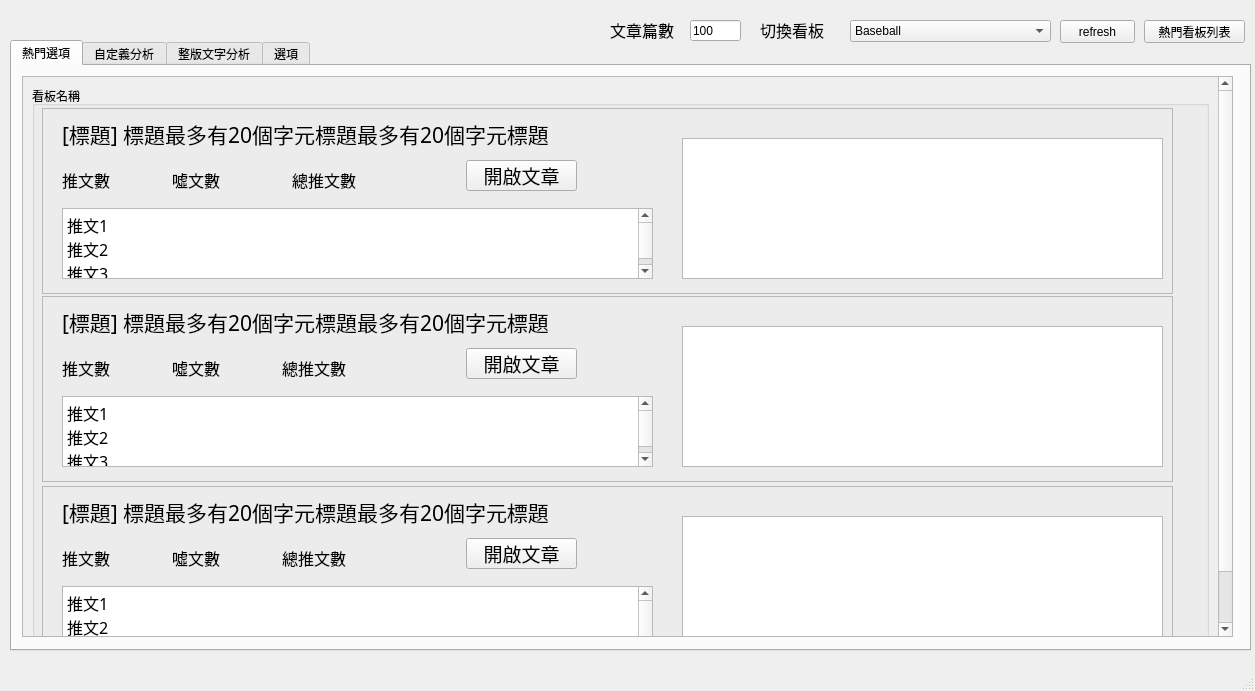
<?xml version="1.0" encoding="UTF-8"?>
<ui version="4.0">
 <class>MainWindow</class>
 <widget class="QMainWindow" name="MainWindow">
  <property name="geometry">
   <rect>
    <x>0</x>
    <y>0</y>
    <width>1255</width>
    <height>691</height>
   </rect>
  </property>
  <property name="windowTitle">
   <string>MainWindow</string>
  </property>
  <widget class="QWidget" name="centralwidget">
   <widget class="QPushButton" name="pushButton">
    <property name="geometry">
     <rect>
      <x>1144</x>
      <y>20</y>
      <width>101</width>
      <height>23</height>
     </rect>
    </property>
    <property name="text">
     <string>熱門看板列表</string>
    </property>
   </widget>
   <widget class="QTabWidget" name="tabWidget">
    <property name="geometry">
     <rect>
      <x>10</x>
      <y>40</y>
      <width>1241</width>
      <height>611</height>
     </rect>
    </property>
    <property name="layoutDirection">
     <enum>Qt::LeftToRight</enum>
    </property>
    <property name="currentIndex">
     <number>0</number>
    </property>
    <widget class="QWidget" name="tab">
     <attribute name="title">
      <string>熱門選項</string>
     </attribute>
     <widget class="QScrollArea" name="scrollArea">
      <property name="geometry">
       <rect>
        <x>10</x>
        <y>10</y>
        <width>1211</width>
        <height>561</height>
       </rect>
      </property>
      <property name="minimumSize">
       <size>
        <width>0</width>
        <height>0</height>
       </size>
      </property>
      <property name="verticalScrollBarPolicy">
       <enum>Qt::ScrollBarAsNeeded</enum>
      </property>
      <property name="horizontalScrollBarPolicy">
       <enum>Qt::ScrollBarAsNeeded</enum>
      </property>
      <property name="widgetResizable">
       <bool>true</bool>
      </property>
      <widget class="QWidget" name="scrollAreaWidgetContents_2">
       <property name="geometry">
        <rect>
         <x>0</x>
         <y>0</y>
         <width>1192</width>
         <height>618</height>
        </rect>
       </property>
       <layout class="QGridLayout" name="gridLayout">
        <item row="0" column="0">
         <widget class="QGroupBox" name="groupBox_3">
          <property name="minimumSize">
           <size>
            <width>1100</width>
            <height>600</height>
           </size>
          </property>
          <property name="title">
           <string>看板名稱</string>
          </property>
          <widget class="QFrame" name="frame_1">
           <property name="geometry">
            <rect>
             <x>10</x>
             <y>22</y>
             <width>1131</width>
             <height>186</height>
            </rect>
           </property>
           <property name="frameShape">
            <enum>QFrame::StyledPanel</enum>
           </property>
           <property name="frameShadow">
            <enum>QFrame::Raised</enum>
           </property>
           <widget class="QTextBrowser" name="textBrowser_1">
            <property name="geometry">
             <rect>
              <x>20</x>
              <y>100</y>
              <width>591</width>
              <height>71</height>
             </rect>
            </property>
            <property name="font">
             <font>
              <family>Microsoft JhengHei</family>
             </font>
            </property>
            <property name="html">
             <string>&lt;!DOCTYPE HTML PUBLIC &quot;-//W3C//DTD HTML 4.0//EN&quot; &quot;http://www.w3.org/TR/REC-html40/strict.dtd&quot;&gt;
&lt;html&gt;&lt;head&gt;&lt;meta name=&quot;qrichtext&quot; content=&quot;1&quot; /&gt;&lt;style type=&quot;text/css&quot;&gt;
p, li { white-space: pre-wrap; }
&lt;/style&gt;&lt;/head&gt;&lt;body style=&quot; font-family:'Microsoft JhengHei'; font-size:9pt; font-weight:400; font-style:normal;&quot;&gt;
&lt;p style=&quot; margin-top:0px; margin-bottom:0px; margin-left:0px; margin-right:0px; -qt-block-indent:0; text-indent:0px;&quot;&gt;&lt;span style=&quot; font-family:'PMingLiU'; font-size:12pt;&quot;&gt;推文1&lt;/span&gt;&lt;/p&gt;
&lt;p style=&quot; margin-top:0px; margin-bottom:0px; margin-left:0px; margin-right:0px; -qt-block-indent:0; text-indent:0px;&quot;&gt;&lt;span style=&quot; font-family:'PMingLiU'; font-size:12pt;&quot;&gt;推文2&lt;/span&gt;&lt;/p&gt;
&lt;p style=&quot; margin-top:0px; margin-bottom:0px; margin-left:0px; margin-right:0px; -qt-block-indent:0; text-indent:0px;&quot;&gt;&lt;span style=&quot; font-family:'PMingLiU'; font-size:12pt;&quot;&gt;推文3&lt;/span&gt;&lt;/p&gt;&lt;/body&gt;&lt;/html&gt;</string>
            </property>
           </widget>
           <widget class="QLabel" name="label_1">
            <property name="geometry">
             <rect>
              <x>130</x>
              <y>60</y>
              <width>111</width>
              <height>21</height>
             </rect>
            </property>
            <property name="font">
             <font>
              <family>Microsoft JhengHei</family>
             </font>
            </property>
            <property name="text">
             <string>&lt;html&gt;&lt;head/&gt;&lt;body&gt;&lt;p&gt;&lt;span style=&quot; font-size:12pt;&quot;&gt;噓文數&lt;/span&gt;&lt;/p&gt;&lt;/body&gt;&lt;/html&gt;</string>
            </property>
           </widget>
           <widget class="QPushButton" name="pushButton_1">
            <property name="geometry">
             <rect>
              <x>424</x>
              <y>52</y>
              <width>111</width>
              <height>31</height>
             </rect>
            </property>
            <property name="font">
             <font>
              <family>Microsoft JhengHei</family>
              <pointsize>14</pointsize>
             </font>
            </property>
            <property name="text">
             <string>開啟文章</string>
            </property>
           </widget>
           <widget class="QLabel" name="label_2">
            <property name="geometry">
             <rect>
              <x>250</x>
              <y>60</y>
              <width>121</width>
              <height>21</height>
             </rect>
            </property>
            <property name="font">
             <font>
              <family>Microsoft JhengHei</family>
             </font>
            </property>
            <property name="text">
             <string>&lt;html&gt;&lt;head/&gt;&lt;body&gt;&lt;p&gt;&lt;span style=&quot; font-size:12pt;&quot;&gt;總推文數&lt;/span&gt;&lt;/p&gt;&lt;/body&gt;&lt;/html&gt;</string>
            </property>
           </widget>
           <widget class="QLabel" name="label_3">
            <property name="geometry">
             <rect>
              <x>20</x>
              <y>60</y>
              <width>111</width>
              <height>21</height>
             </rect>
            </property>
            <property name="font">
             <font>
              <family>Microsoft JhengHei</family>
             </font>
            </property>
            <property name="text">
             <string>&lt;html&gt;&lt;head/&gt;&lt;body&gt;&lt;p&gt;&lt;span style=&quot; font-size:12pt;&quot;&gt;推文數&lt;/span&gt;&lt;/p&gt;&lt;/body&gt;&lt;/html&gt;</string>
            </property>
           </widget>
           <widget class="QLabel" name="label_4">
            <property name="geometry">
             <rect>
              <x>20</x>
              <y>10</y>
              <width>491</width>
              <height>31</height>
             </rect>
            </property>
            <property name="font">
             <font>
              <family>Microsoft JhengHei</family>
             </font>
            </property>
            <property name="text">
             <string>&lt;html&gt;&lt;head/&gt;&lt;body&gt;&lt;p&gt;&lt;span style=&quot; font-size:16pt;&quot;&gt;[標題] 標題最多有20個字元標題最多有20個字元標題&lt;/span&gt;&lt;/p&gt;&lt;/body&gt;&lt;/html&gt;</string>
            </property>
           </widget>
           <widget class="QGraphicsView" name="graphicsView_5">
            <property name="geometry">
             <rect>
              <x>640</x>
              <y>30</y>
              <width>481</width>
              <height>141</height>
             </rect>
            </property>
            <property name="font">
             <font>
              <family>Microsoft JhengHei</family>
             </font>
            </property>
           </widget>
          </widget>
          <widget class="QFrame" name="frame_2">
           <property name="geometry">
            <rect>
             <x>10</x>
             <y>210</y>
             <width>1131</width>
             <height>186</height>
            </rect>
           </property>
           <property name="frameShape">
            <enum>QFrame::StyledPanel</enum>
           </property>
           <property name="frameShadow">
            <enum>QFrame::Raised</enum>
           </property>
           <widget class="QLabel" name="label_5">
            <property name="geometry">
             <rect>
              <x>240</x>
              <y>60</y>
              <width>111</width>
              <height>21</height>
             </rect>
            </property>
            <property name="font">
             <font>
              <family>Microsoft JhengHei</family>
             </font>
            </property>
            <property name="text">
             <string>&lt;html&gt;&lt;head/&gt;&lt;body&gt;&lt;p&gt;&lt;span style=&quot; font-size:12pt;&quot;&gt;總推文數&lt;/span&gt;&lt;/p&gt;&lt;/body&gt;&lt;/html&gt;</string>
            </property>
           </widget>
           <widget class="QTextBrowser" name="textBrowser_2">
            <property name="geometry">
             <rect>
              <x>20</x>
              <y>100</y>
              <width>591</width>
              <height>71</height>
             </rect>
            </property>
            <property name="font">
             <font>
              <family>Microsoft JhengHei</family>
             </font>
            </property>
            <property name="html">
             <string>&lt;!DOCTYPE HTML PUBLIC &quot;-//W3C//DTD HTML 4.0//EN&quot; &quot;http://www.w3.org/TR/REC-html40/strict.dtd&quot;&gt;
&lt;html&gt;&lt;head&gt;&lt;meta name=&quot;qrichtext&quot; content=&quot;1&quot; /&gt;&lt;style type=&quot;text/css&quot;&gt;
p, li { white-space: pre-wrap; }
&lt;/style&gt;&lt;/head&gt;&lt;body style=&quot; font-family:'Microsoft JhengHei'; font-size:9pt; font-weight:400; font-style:normal;&quot;&gt;
&lt;p style=&quot; margin-top:0px; margin-bottom:0px; margin-left:0px; margin-right:0px; -qt-block-indent:0; text-indent:0px;&quot;&gt;&lt;span style=&quot; font-family:'PMingLiU'; font-size:12pt;&quot;&gt;推文1&lt;/span&gt;&lt;/p&gt;
&lt;p style=&quot; margin-top:0px; margin-bottom:0px; margin-left:0px; margin-right:0px; -qt-block-indent:0; text-indent:0px;&quot;&gt;&lt;span style=&quot; font-family:'PMingLiU'; font-size:12pt;&quot;&gt;推文2&lt;/span&gt;&lt;/p&gt;
&lt;p style=&quot; margin-top:0px; margin-bottom:0px; margin-left:0px; margin-right:0px; -qt-block-indent:0; text-indent:0px;&quot;&gt;&lt;span style=&quot; font-family:'PMingLiU'; font-size:12pt;&quot;&gt;推文3&lt;/span&gt;&lt;/p&gt;&lt;/body&gt;&lt;/html&gt;</string>
            </property>
           </widget>
           <widget class="QLabel" name="label_6">
            <property name="geometry">
             <rect>
              <x>20</x>
              <y>10</y>
              <width>491</width>
              <height>31</height>
             </rect>
            </property>
            <property name="font">
             <font>
              <family>Microsoft JhengHei</family>
             </font>
            </property>
            <property name="text">
             <string>&lt;html&gt;&lt;head/&gt;&lt;body&gt;&lt;p&gt;&lt;span style=&quot; font-size:16pt;&quot;&gt;[標題] 標題最多有20個字元標題最多有20個字元標題&lt;/span&gt;&lt;/p&gt;&lt;/body&gt;&lt;/html&gt;</string>
            </property>
           </widget>
           <widget class="QLabel" name="label_7">
            <property name="geometry">
             <rect>
              <x>20</x>
              <y>60</y>
              <width>111</width>
              <height>21</height>
             </rect>
            </property>
            <property name="font">
             <font>
              <family>Microsoft JhengHei</family>
             </font>
            </property>
            <property name="text">
             <string>&lt;html&gt;&lt;head/&gt;&lt;body&gt;&lt;p&gt;&lt;span style=&quot; font-size:12pt;&quot;&gt;推文數&lt;/span&gt;&lt;/p&gt;&lt;/body&gt;&lt;/html&gt;</string>
            </property>
           </widget>
           <widget class="QGraphicsView" name="graphicsView_6">
            <property name="geometry">
             <rect>
              <x>640</x>
              <y>30</y>
              <width>481</width>
              <height>141</height>
             </rect>
            </property>
            <property name="font">
             <font>
              <family>Microsoft JhengHei</family>
             </font>
            </property>
           </widget>
           <widget class="QPushButton" name="pushButton_2">
            <property name="geometry">
             <rect>
              <x>424</x>
              <y>52</y>
              <width>111</width>
              <height>31</height>
             </rect>
            </property>
            <property name="font">
             <font>
              <family>Microsoft JhengHei</family>
              <pointsize>14</pointsize>
             </font>
            </property>
            <property name="text">
             <string>開啟文章</string>
            </property>
           </widget>
           <widget class="QLabel" name="label_8">
            <property name="geometry">
             <rect>
              <x>130</x>
              <y>60</y>
              <width>101</width>
              <height>21</height>
             </rect>
            </property>
            <property name="font">
             <font>
              <family>Microsoft JhengHei</family>
             </font>
            </property>
            <property name="text">
             <string>&lt;html&gt;&lt;head/&gt;&lt;body&gt;&lt;p&gt;&lt;span style=&quot; font-size:12pt;&quot;&gt;噓文數&lt;/span&gt;&lt;/p&gt;&lt;/body&gt;&lt;/html&gt;</string>
            </property>
           </widget>
          </widget>
          <widget class="QFrame" name="frame_3">
           <property name="geometry">
            <rect>
             <x>10</x>
             <y>400</y>
             <width>1131</width>
             <height>186</height>
            </rect>
           </property>
           <property name="frameShape">
            <enum>QFrame::StyledPanel</enum>
           </property>
           <property name="frameShadow">
            <enum>QFrame::Raised</enum>
           </property>
           <widget class="QLabel" name="label_9">
            <property name="geometry">
             <rect>
              <x>240</x>
              <y>60</y>
              <width>111</width>
              <height>21</height>
             </rect>
            </property>
            <property name="font">
             <font>
              <family>Microsoft JhengHei</family>
             </font>
            </property>
            <property name="text">
             <string>&lt;html&gt;&lt;head/&gt;&lt;body&gt;&lt;p&gt;&lt;span style=&quot; font-size:12pt;&quot;&gt;總推文數&lt;/span&gt;&lt;/p&gt;&lt;/body&gt;&lt;/html&gt;</string>
            </property>
           </widget>
           <widget class="QTextBrowser" name="textBrowser_3">
            <property name="geometry">
             <rect>
              <x>20</x>
              <y>100</y>
              <width>591</width>
              <height>71</height>
             </rect>
            </property>
            <property name="font">
             <font>
              <family>Microsoft JhengHei</family>
             </font>
            </property>
            <property name="html">
             <string>&lt;!DOCTYPE HTML PUBLIC &quot;-//W3C//DTD HTML 4.0//EN&quot; &quot;http://www.w3.org/TR/REC-html40/strict.dtd&quot;&gt;
&lt;html&gt;&lt;head&gt;&lt;meta name=&quot;qrichtext&quot; content=&quot;1&quot; /&gt;&lt;style type=&quot;text/css&quot;&gt;
p, li { white-space: pre-wrap; }
&lt;/style&gt;&lt;/head&gt;&lt;body style=&quot; font-family:'Microsoft JhengHei'; font-size:9pt; font-weight:400; font-style:normal;&quot;&gt;
&lt;p style=&quot; margin-top:0px; margin-bottom:0px; margin-left:0px; margin-right:0px; -qt-block-indent:0; text-indent:0px;&quot;&gt;&lt;span style=&quot; font-family:'PMingLiU'; font-size:12pt;&quot;&gt;推文1&lt;/span&gt;&lt;/p&gt;
&lt;p style=&quot; margin-top:0px; margin-bottom:0px; margin-left:0px; margin-right:0px; -qt-block-indent:0; text-indent:0px;&quot;&gt;&lt;span style=&quot; font-family:'PMingLiU'; font-size:12pt;&quot;&gt;推文2&lt;/span&gt;&lt;/p&gt;
&lt;p style=&quot; margin-top:0px; margin-bottom:0px; margin-left:0px; margin-right:0px; -qt-block-indent:0; text-indent:0px;&quot;&gt;&lt;span style=&quot; font-family:'PMingLiU'; font-size:12pt;&quot;&gt;推文3&lt;/span&gt;&lt;/p&gt;&lt;/body&gt;&lt;/html&gt;</string>
            </property>
           </widget>
           <widget class="QLabel" name="label_10">
            <property name="geometry">
             <rect>
              <x>20</x>
              <y>10</y>
              <width>491</width>
              <height>31</height>
             </rect>
            </property>
            <property name="font">
             <font>
              <family>Microsoft JhengHei</family>
             </font>
            </property>
            <property name="text">
             <string>&lt;html&gt;&lt;head/&gt;&lt;body&gt;&lt;p&gt;&lt;span style=&quot; font-size:16pt;&quot;&gt;[標題] 標題最多有20個字元標題最多有20個字元標題&lt;/span&gt;&lt;/p&gt;&lt;/body&gt;&lt;/html&gt;</string>
            </property>
           </widget>
           <widget class="QLabel" name="label_11">
            <property name="geometry">
             <rect>
              <x>20</x>
              <y>60</y>
              <width>111</width>
              <height>21</height>
             </rect>
            </property>
            <property name="font">
             <font>
              <family>Microsoft JhengHei</family>
             </font>
            </property>
            <property name="text">
             <string>&lt;html&gt;&lt;head/&gt;&lt;body&gt;&lt;p&gt;&lt;span style=&quot; font-size:12pt;&quot;&gt;推文數&lt;/span&gt;&lt;/p&gt;&lt;/body&gt;&lt;/html&gt;</string>
            </property>
           </widget>
           <widget class="QGraphicsView" name="graphicsView_7">
            <property name="geometry">
             <rect>
              <x>640</x>
              <y>30</y>
              <width>481</width>
              <height>141</height>
             </rect>
            </property>
            <property name="font">
             <font>
              <family>Microsoft JhengHei</family>
             </font>
            </property>
           </widget>
           <widget class="QPushButton" name="pushButton_3">
            <property name="geometry">
             <rect>
              <x>424</x>
              <y>52</y>
              <width>111</width>
              <height>31</height>
             </rect>
            </property>
            <property name="font">
             <font>
              <family>Microsoft JhengHei</family>
              <pointsize>14</pointsize>
             </font>
            </property>
            <property name="text">
             <string>開啟文章</string>
            </property>
           </widget>
           <widget class="QLabel" name="label_12">
            <property name="geometry">
             <rect>
              <x>130</x>
              <y>60</y>
              <width>111</width>
              <height>21</height>
             </rect>
            </property>
            <property name="font">
             <font>
              <family>Microsoft JhengHei</family>
             </font>
            </property>
            <property name="text">
             <string>&lt;html&gt;&lt;head/&gt;&lt;body&gt;&lt;p&gt;&lt;span style=&quot; font-size:12pt;&quot;&gt;噓文數&lt;/span&gt;&lt;/p&gt;&lt;/body&gt;&lt;/html&gt;</string>
            </property>
           </widget>
          </widget>
         </widget>
        </item>
       </layout>
      </widget>
     </widget>
    </widget>
    <widget class="QWidget" name="tab_2">
     <attribute name="title">
      <string>自定義分析</string>
     </attribute>
     <widget class="QLineEdit" name="lineEdit">
      <property name="geometry">
       <rect>
        <x>80</x>
        <y>130</y>
        <width>121</width>
        <height>31</height>
       </rect>
      </property>
      <property name="text">
       <string/>
      </property>
     </widget>
     <widget class="QLineEdit" name="lineEdit_2">
      <property name="geometry">
       <rect>
        <x>260</x>
        <y>130</y>
        <width>121</width>
        <height>31</height>
       </rect>
      </property>
      <property name="text">
       <string/>
      </property>
     </widget>
     <widget class="QLineEdit" name="lineEdit_3">
      <property name="geometry">
       <rect>
        <x>30</x>
        <y>60</y>
        <width>141</width>
        <height>31</height>
       </rect>
      </property>
      <property name="text">
       <string/>
      </property>
     </widget>
     <widget class="QLabel" name="label">
      <property name="geometry">
       <rect>
        <x>30</x>
        <y>30</y>
        <width>121</width>
        <height>16</height>
       </rect>
      </property>
      <property name="font">
       <font>
        <family>Microsoft JhengHei</family>
        <pointsize>14</pointsize>
       </font>
      </property>
      <property name="text">
       <string>輸入關鍵字</string>
      </property>
     </widget>
     <widget class="QLabel" name="label_27">
      <property name="geometry">
       <rect>
        <x>30</x>
        <y>100</y>
        <width>291</width>
        <height>21</height>
       </rect>
      </property>
      <property name="font">
       <font>
        <family>Microsoft JhengHei</family>
        <pointsize>14</pointsize>
       </font>
      </property>
      <property name="text">
       <string>輸入日期，格式:yyyy-mm-dd</string>
      </property>
     </widget>
     <widget class="QGraphicsView" name="graphicsView_19">
      <property name="geometry">
       <rect>
        <x>30</x>
        <y>180</y>
        <width>1131</width>
        <height>351</height>
       </rect>
      </property>
     </widget>
     <widget class="QPushButton" name="pushButton_17">
      <property name="geometry">
       <rect>
        <x>400</x>
        <y>90</y>
        <width>131</width>
        <height>31</height>
       </rect>
      </property>
      <property name="font">
       <font>
        <family>Microsoft JhengHei</family>
        <pointsize>14</pointsize>
       </font>
      </property>
      <property name="text">
       <string>發文頻率分析</string>
      </property>
     </widget>
     <widget class="QPushButton" name="pushButton_18">
      <property name="geometry">
       <rect>
        <x>400</x>
        <y>130</y>
        <width>151</width>
        <height>31</height>
       </rect>
      </property>
      <property name="font">
       <font>
        <family>Microsoft JhengHei</family>
        <pointsize>14</pointsize>
       </font>
      </property>
      <property name="text">
       <string>關鍵字頻率分析</string>
      </property>
     </widget>
     <widget class="QLabel" name="label_13">
      <property name="geometry">
       <rect>
        <x>30</x>
        <y>140</y>
        <width>41</width>
        <height>16</height>
       </rect>
      </property>
      <property name="font">
       <font>
        <family>Microsoft JhengHei</family>
        <pointsize>14</pointsize>
       </font>
      </property>
      <property name="text">
       <string>開始</string>
      </property>
     </widget>
     <widget class="QLabel" name="label_14">
      <property name="geometry">
       <rect>
        <x>210</x>
        <y>140</y>
        <width>41</width>
        <height>16</height>
       </rect>
      </property>
      <property name="font">
       <font>
        <family>Microsoft JhengHei</family>
        <pointsize>14</pointsize>
       </font>
      </property>
      <property name="text">
       <string>結束</string>
      </property>
     </widget>
     <widget class="QLabel" name="label_15">
      <property name="geometry">
       <rect>
        <x>320</x>
        <y>0</y>
        <width>831</width>
        <height>81</height>
       </rect>
      </property>
      <property name="font">
       <font>
        <family>Microsoft JhengHei</family>
       </font>
      </property>
      <property name="text">
       <string>&lt;!DOCTYPE HTML PUBLIC &quot;-//W3C//DTD HTML 4.0//EN&quot; &quot;http://www.w3.org/TR/REC-html40/strict.dtd&quot;&gt;
&lt;html&gt;&lt;head&gt;&lt;meta name=&quot;qrichtext&quot; content=&quot;1&quot; /&gt;&lt;style type=&quot;text/css&quot;&gt;
p, li { white-space: pre-wrap; }
&lt;/style&gt;&lt;/head&gt;&lt;body style=&quot; font-family:'Microsoft JhengHei'; font-size:9pt; font-weight:400; font-style:normal;&quot;&gt;
&lt;p style=&quot; margin-top:12px; margin-bottom:12px; margin-left:0px; margin-right:0px; -qt-block-indent:0; text-indent:0px;&quot;&gt;&lt;span style=&quot; font-family:'PMingLiU'; font-size:12pt;&quot;&gt;發文頻率分析:該版面在該段時間內，每天發出多少文章，以此做成序列，若要使用該功能不必填關鍵字。&lt;/span&gt;&lt;/p&gt;
&lt;p style=&quot; margin-top:12px; margin-bottom:12px; margin-left:0px; margin-right:0px; -qt-block-indent:0; text-indent:0px;&quot;&gt;&lt;span style=&quot; font-family:'PMingLiU'; font-size:12pt;&quot;&gt;關鍵字頻率分析:輸入的關鍵字在該版面的文章每天出現多少次，以此做成序列，若要使用此功能必須要填入關鍵字。&lt;/span&gt;&lt;/p&gt;
&lt;p style=&quot; margin-top:12px; margin-bottom:12px; margin-left:0px; margin-right:0px; -qt-block-indent:0; text-indent:0px;&quot;&gt;&lt;span style=&quot; font-family:'PMingLiU'; font-size:12pt;&quot;&gt;日期範例 : 2018-05-09 ~ 2018-05-11&lt;/span&gt;&lt;/p&gt;&lt;/body&gt;&lt;/html&gt;</string>
      </property>
     </widget>
     <widget class="QPushButton" name="pushButton_19">
      <property name="geometry">
       <rect>
        <x>710</x>
        <y>130</y>
        <width>151</width>
        <height>31</height>
       </rect>
      </property>
      <property name="font">
       <font>
        <family>Microsoft JhengHei</family>
        <pointsize>14</pointsize>
       </font>
      </property>
      <property name="text">
       <string>打開網址列表</string>
      </property>
     </widget>
     <widget class="QLabel" name="label_24">
      <property name="geometry">
       <rect>
        <x>870</x>
        <y>140</y>
        <width>451</width>
        <height>21</height>
       </rect>
      </property>
      <property name="font">
       <font>
        <family>Microsoft JhengHei</family>
        <pointsize>14</pointsize>
       </font>
      </property>
      <property name="text">
       <string>注:執行關鍵字分析後使用</string>
      </property>
     </widget>
     <widget class="QCheckBox" name="checkBox">
      <property name="geometry">
       <rect>
        <x>560</x>
        <y>140</y>
        <width>141</width>
        <height>21</height>
       </rect>
      </property>
      <property name="font">
       <font>
        <family>Microsoft JhengHei</family>
        <pointsize>14</pointsize>
       </font>
      </property>
      <property name="text">
       <string>打開情感分析</string>
      </property>
     </widget>
    </widget>
    <widget class="QWidget" name="tab_4">
     <attribute name="title">
      <string>整版文字分析</string>
     </attribute>
     <widget class="QTextBrowser" name="textBrowser">
      <property name="geometry">
       <rect>
        <x>70</x>
        <y>80</y>
        <width>281</width>
        <height>481</height>
       </rect>
      </property>
     </widget>
     <widget class="QGraphicsView" name="graphicsView">
      <property name="geometry">
       <rect>
        <x>370</x>
        <y>80</y>
        <width>751</width>
        <height>481</height>
       </rect>
      </property>
     </widget>
     <widget class="QLabel" name="label_16">
      <property name="geometry">
       <rect>
        <x>70</x>
        <y>20</y>
        <width>821</width>
        <height>51</height>
       </rect>
      </property>
      <property name="font">
       <font>
        <family>Microsoft JhengHei</family>
        <pointsize>12</pointsize>
       </font>
      </property>
      <property name="text">
       <string>&lt;html&gt;&lt;head/&gt;&lt;body&gt;&lt;p&gt;說明:左方顯示最新的1000篇文章中，出現次數最多的字詞，右邊為跟據左方數據產生的文字雲&lt;/p&gt;&lt;p&gt;格式為:詞彙 出現次數&lt;/p&gt;&lt;/body&gt;&lt;/html&gt;</string>
      </property>
     </widget>
    </widget>
    <widget class="QWidget" name="tab_3">
     <attribute name="title">
      <string>選項</string>
     </attribute>
     <widget class="QLineEdit" name="lineEdit_4">
      <property name="geometry">
       <rect>
        <x>180</x>
        <y>20</y>
        <width>261</width>
        <height>31</height>
       </rect>
      </property>
     </widget>
     <widget class="QLabel" name="label_17">
      <property name="geometry">
       <rect>
        <x>20</x>
        <y>20</y>
        <width>151</width>
        <height>31</height>
       </rect>
      </property>
      <property name="font">
       <font>
        <family>Microsoft JhengHei</family>
        <pointsize>12</pointsize>
       </font>
      </property>
      <property name="text">
       <string>輸入自訂看板名稱</string>
      </property>
     </widget>
     <widget class="QLabel" name="label_18">
      <property name="geometry">
       <rect>
        <x>20</x>
        <y>60</y>
        <width>1161</width>
        <height>51</height>
       </rect>
      </property>
      <property name="font">
       <font>
        <family>Microsoft JhengHei UI</family>
        <pointsize>12</pointsize>
       </font>
      </property>
      <property name="text">
       <string>&lt;html&gt;&lt;head/&gt;&lt;body&gt;&lt;p&gt;注意 : 要分析目前資料庫不支援的看板的話，因為要重新從爬蟲開始跑的緣故，可能會消耗大量時間，當結束運行的時候請在上方選單找到你的看板並點擊refresh&lt;/p&gt;&lt;/body&gt;&lt;/html&gt;</string>
      </property>
     </widget>
     <widget class="QLineEdit" name="lineEdit_5">
      <property name="geometry">
       <rect>
        <x>510</x>
        <y>20</y>
        <width>121</width>
        <height>31</height>
       </rect>
      </property>
     </widget>
     <widget class="QLabel" name="label_19">
      <property name="geometry">
       <rect>
        <x>450</x>
        <y>20</y>
        <width>41</width>
        <height>31</height>
       </rect>
      </property>
      <property name="font">
       <font>
        <family>Microsoft JhengHei</family>
        <pointsize>12</pointsize>
       </font>
      </property>
      <property name="text">
       <string>篇數</string>
      </property>
     </widget>
     <widget class="QLabel" name="label_20">
      <property name="geometry">
       <rect>
        <x>20</x>
        <y>520</y>
        <width>1151</width>
        <height>31</height>
       </rect>
      </property>
      <property name="font">
       <font>
        <family>Microsoft JhengHei</family>
        <pointsize>12</pointsize>
       </font>
      </property>
      <property name="text">
       <string>資料庫最終更新時間:</string>
      </property>
     </widget>
     <widget class="QPushButton" name="pushButton_4">
      <property name="geometry">
       <rect>
        <x>650</x>
        <y>20</y>
        <width>111</width>
        <height>31</height>
       </rect>
      </property>
      <property name="font">
       <font>
        <family>Microsoft JhengHei</family>
        <pointsize>14</pointsize>
       </font>
      </property>
      <property name="text">
       <string>開始執行</string>
      </property>
     </widget>
     <widget class="QLabel" name="label_25">
      <property name="geometry">
       <rect>
        <x>20</x>
        <y>110</y>
        <width>411</width>
        <height>16</height>
       </rect>
      </property>
      <property name="text">
       <string/>
      </property>
     </widget>
    </widget>
   </widget>
   <widget class="QPushButton" name="pushButton_16">
    <property name="geometry">
     <rect>
      <x>1060</x>
      <y>20</y>
      <width>75</width>
      <height>23</height>
     </rect>
    </property>
    <property name="text">
     <string>refresh</string>
    </property>
   </widget>
   <widget class="QComboBox" name="comboBox">
    <property name="geometry">
     <rect>
      <x>850</x>
      <y>20</y>
      <width>201</width>
      <height>22</height>
     </rect>
    </property>
    <item>
     <property name="text">
      <string>Baseball</string>
     </property>
    </item>
    <item>
     <property name="text">
      <string>Gossiping</string>
     </property>
    </item>
    <item>
     <property name="text">
      <string>C_Chat</string>
     </property>
    </item>
    <item>
     <property name="text">
      <string>LoL</string>
     </property>
    </item>
    <item>
     <property name="text">
      <string>Stock</string>
     </property>
    </item>
    <item>
     <property name="text">
      <string>Steam</string>
     </property>
    </item>
   </widget>
   <widget class="QLineEdit" name="lineEdit_6">
    <property name="geometry">
     <rect>
      <x>690</x>
      <y>20</y>
      <width>51</width>
      <height>21</height>
     </rect>
    </property>
    <property name="text">
     <string>100</string>
    </property>
   </widget>
   <widget class="QLabel" name="label_21">
    <property name="geometry">
     <rect>
      <x>610</x>
      <y>20</y>
      <width>71</width>
      <height>20</height>
     </rect>
    </property>
    <property name="font">
     <font>
      <family>Microsoft JhengHei</family>
      <pointsize>12</pointsize>
     </font>
    </property>
    <property name="text">
     <string>文章篇數</string>
    </property>
   </widget>
   <widget class="QLabel" name="label_22">
    <property name="geometry">
     <rect>
      <x>760</x>
      <y>20</y>
      <width>71</width>
      <height>20</height>
     </rect>
    </property>
    <property name="font">
     <font>
      <family>Microsoft JhengHei</family>
      <pointsize>12</pointsize>
     </font>
    </property>
    <property name="text">
     <string>切換看板</string>
    </property>
   </widget>
  </widget>
  <widget class="QMenuBar" name="menubar">
   <property name="geometry">
    <rect>
     <x>0</x>
     <y>0</y>
     <width>1255</width>
     <height>21</height>
    </rect>
   </property>
  </widget>
  <widget class="QStatusBar" name="statusbar"/>
 </widget>
 <resources/>
 <connections/>
</ui>
